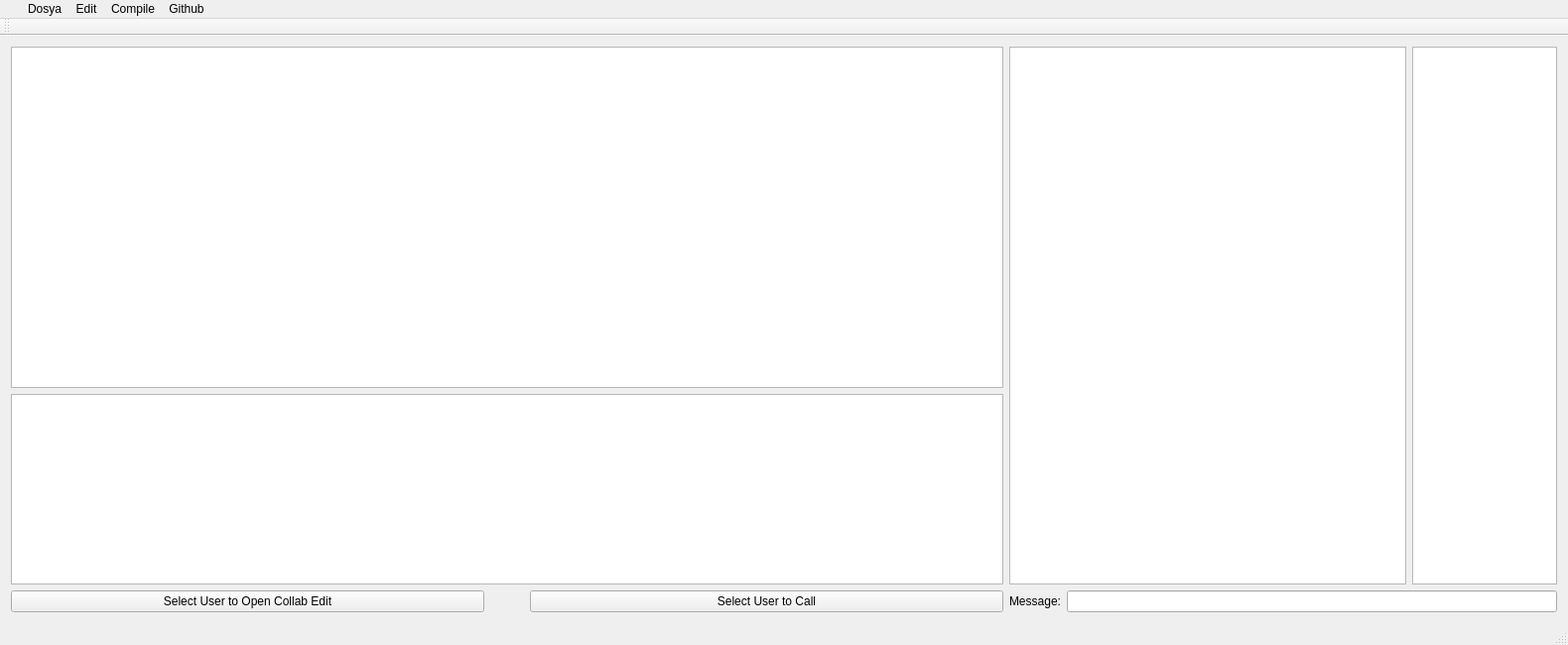
<?xml version="1.0" encoding="UTF-8"?>
<ui version="4.0">
 <class>MainWindow</class>
 <widget class="QMainWindow" name="MainWindow">
  <property name="enabled">
   <bool>true</bool>
  </property>
  <property name="geometry">
   <rect>
    <x>0</x>
    <y>0</y>
    <width>1580</width>
    <height>650</height>
   </rect>
  </property>
  <property name="sizePolicy">
   <sizepolicy hsizetype="Expanding" vsizetype="Expanding">
    <horstretch>0</horstretch>
    <verstretch>0</verstretch>
   </sizepolicy>
  </property>
  <property name="windowTitle">
   <string>MainWindow</string>
  </property>
  <widget class="QWidget" name="centralWidget">
   <property name="sizePolicy">
    <sizepolicy hsizetype="Expanding" vsizetype="Expanding">
     <horstretch>0</horstretch>
     <verstretch>0</verstretch>
    </sizepolicy>
   </property>
   <layout class="QHBoxLayout" name="horizontalLayout">
    <item>
     <layout class="QGridLayout" name="gridLayout">
      <item row="0" column="1">
       <spacer name="horizontalSpacer">
        <property name="orientation">
         <enum>Qt::Horizontal</enum>
        </property>
        <property name="sizeHint" stdset="0">
         <size>
          <width>40</width>
          <height>20</height>
         </size>
        </property>
       </spacer>
      </item>
      <item row="1" column="3">
       <widget class="QLabel" name="label">
        <property name="sizePolicy">
         <sizepolicy hsizetype="Fixed" vsizetype="Preferred">
          <horstretch>0</horstretch>
          <verstretch>0</verstretch>
         </sizepolicy>
        </property>
        <property name="minimumSize">
         <size>
          <width>0</width>
          <height>0</height>
         </size>
        </property>
        <property name="text">
         <string>Message:</string>
        </property>
       </widget>
      </item>
      <item row="1" column="4" colspan="2">
       <widget class="QLineEdit" name="messageLine">
        <property name="sizePolicy">
         <sizepolicy hsizetype="Expanding" vsizetype="Maximum">
          <horstretch>0</horstretch>
          <verstretch>0</verstretch>
         </sizepolicy>
        </property>
       </widget>
      </item>
      <item row="0" column="5" alignment="Qt::AlignRight">
       <widget class="QListWidget" name="onlineUsers">
        <property name="sizePolicy">
         <sizepolicy hsizetype="Fixed" vsizetype="Expanding">
          <horstretch>0</horstretch>
          <verstretch>0</verstretch>
         </sizepolicy>
        </property>
        <property name="minimumSize">
         <size>
          <width>140</width>
          <height>0</height>
         </size>
        </property>
       </widget>
      </item>
      <item row="0" column="3" colspan="2">
       <widget class="QTextEdit" name="chatMessages">
        <property name="sizePolicy">
         <sizepolicy hsizetype="Expanding" vsizetype="Expanding">
          <horstretch>0</horstretch>
          <verstretch>0</verstretch>
         </sizepolicy>
        </property>
        <property name="minimumSize">
         <size>
          <width>400</width>
          <height>0</height>
         </size>
        </property>
       </widget>
      </item>
      <item row="0" column="0">
       <layout class="QGridLayout" name="gridLayout_2">
        <item row="1" column="0">
         <widget class="QTextEdit" name="textEdit_3">
          <property name="sizePolicy">
           <sizepolicy hsizetype="Expanding" vsizetype="Minimum">
            <horstretch>0</horstretch>
            <verstretch>0</verstretch>
           </sizepolicy>
          </property>
          <property name="minimumSize">
           <size>
            <width>0</width>
            <height>100</height>
           </size>
          </property>
         </widget>
        </item>
        <item row="0" column="0">
         <widget class="QPlainTextEdit" name="codeSpace">
          <property name="sizePolicy">
           <sizepolicy hsizetype="Expanding" vsizetype="Expanding">
            <horstretch>0</horstretch>
            <verstretch>0</verstretch>
           </sizepolicy>
          </property>
          <property name="minimumSize">
           <size>
            <width>1000</width>
            <height>0</height>
           </size>
          </property>
         </widget>
        </item>
       </layout>
      </item>
      <item row="1" column="0">
       <layout class="QHBoxLayout" name="horizontalLayout_2">
        <item>
         <widget class="QPushButton" name="OpenCollabEditor">
          <property name="text">
           <string>Select User to Open Collab Edit</string>
          </property>
          <property name="checkable">
           <bool>false</bool>
          </property>
         </widget>
        </item>
        <item>
         <spacer name="horizontalSpacer_2">
          <property name="orientation">
           <enum>Qt::Horizontal</enum>
          </property>
          <property name="sizeType">
           <enum>QSizePolicy::Preferred</enum>
          </property>
          <property name="sizeHint" stdset="0">
           <size>
            <width>40</width>
            <height>20</height>
           </size>
          </property>
         </spacer>
        </item>
        <item>
         <widget class="QPushButton" name="CallButton">
          <property name="sizePolicy">
           <sizepolicy hsizetype="Preferred" vsizetype="Fixed">
            <horstretch>0</horstretch>
            <verstretch>0</verstretch>
           </sizepolicy>
          </property>
          <property name="text">
           <string>Select User to Call</string>
          </property>
         </widget>
        </item>
       </layout>
      </item>
     </layout>
    </item>
   </layout>
  </widget>
  <widget class="QMenuBar" name="menuBar1">
   <property name="geometry">
    <rect>
     <x>0</x>
     <y>0</y>
     <width>1580</width>
     <height>21</height>
    </rect>
   </property>
   <property name="sizePolicy">
    <sizepolicy hsizetype="Minimum" vsizetype="Minimum">
     <horstretch>0</horstretch>
     <verstretch>0</verstretch>
    </sizepolicy>
   </property>
   <property name="defaultUp">
    <bool>false</bool>
   </property>
   <widget class="QMenu" name="menuEdit">
    <property name="enabled">
     <bool>true</bool>
    </property>
    <property name="title">
     <string>Edit</string>
    </property>
    <addaction name="actionCopy"/>
    <addaction name="actionPaste"/>
    <addaction name="actionUndo"/>
   </widget>
   <widget class="QMenu" name="menuCompile">
    <property name="title">
     <string>Compile</string>
    </property>
    <addaction name="actionCompile_Code"/>
    <addaction name="actionPython_Compile"/>
   </widget>
   <widget class="QMenu" name="menuG_thub">
    <property name="title">
     <string>Github</string>
    </property>
    <addaction name="actionCommit"/>
    <addaction name="actionPush"/>
   </widget>
   <widget class="QMenu" name="menuDosya">
    <property name="enabled">
     <bool>true</bool>
    </property>
    <property name="layoutDirection">
     <enum>Qt::LeftToRight</enum>
    </property>
    <property name="title">
     <string>Dosya</string>
    </property>
    <addaction name="actionOpen"/>
    <addaction name="actionNew_File"/>
    <addaction name="actionSave"/>
    <addaction name="actionExit"/>
    <addaction name="actionSave_As"/>
    <addaction name="separator"/>
   </widget>
   <widget class="QMenu" name="menu">
    <property name="title">
     <string/>
    </property>
    <addaction name="action"/>
   </widget>
   <widget class="QMenu" name="menu_2">
    <property name="title">
     <string/>
    </property>
   </widget>
   <widget class="QMenu" name="menu_3">
    <property name="title">
     <string> </string>
    </property>
   </widget>
   <addaction name="menu_3"/>
   <addaction name="menuDosya"/>
   <addaction name="menuEdit"/>
   <addaction name="menuCompile"/>
   <addaction name="menuG_thub"/>
   <addaction name="menu"/>
   <addaction name="menu_2"/>
  </widget>
  <widget class="QToolBar" name="mainToolBar">
   <attribute name="toolBarArea">
    <enum>TopToolBarArea</enum>
   </attribute>
   <attribute name="toolBarBreak">
    <bool>false</bool>
   </attribute>
  </widget>
  <widget class="QStatusBar" name="statusBar"/>
  <action name="actionNew_File">
   <property name="text">
    <string>New File</string>
   </property>
  </action>
  <action name="actionOpen">
   <property name="text">
    <string>Open</string>
   </property>
  </action>
  <action name="actionSave">
   <property name="text">
    <string>Save</string>
   </property>
  </action>
  <action name="actionSave_As">
   <property name="text">
    <string>Save As</string>
   </property>
  </action>
  <action name="actionExit">
   <property name="text">
    <string>Exit</string>
   </property>
  </action>
  <action name="actionCopy">
   <property name="text">
    <string>Copy</string>
   </property>
  </action>
  <action name="actionPaste">
   <property name="text">
    <string>Paste</string>
   </property>
  </action>
  <action name="actionUndo">
   <property name="text">
    <string>Undo</string>
   </property>
  </action>
  <action name="actionCompile_Code">
   <property name="text">
    <string>C++ Compile</string>
   </property>
  </action>
  <action name="actionPython_Compile">
   <property name="text">
    <string>Python Compile</string>
   </property>
  </action>
  <action name="actionCommit">
   <property name="text">
    <string>Commit</string>
   </property>
  </action>
  <action name="actionPush">
   <property name="text">
    <string>Push</string>
   </property>
  </action>
  <action name="action">
   <property name="text">
    <string/>
   </property>
  </action>
 </widget>
 <layoutdefault spacing="6" margin="11"/>
 <resources/>
 <connections/>
</ui>
